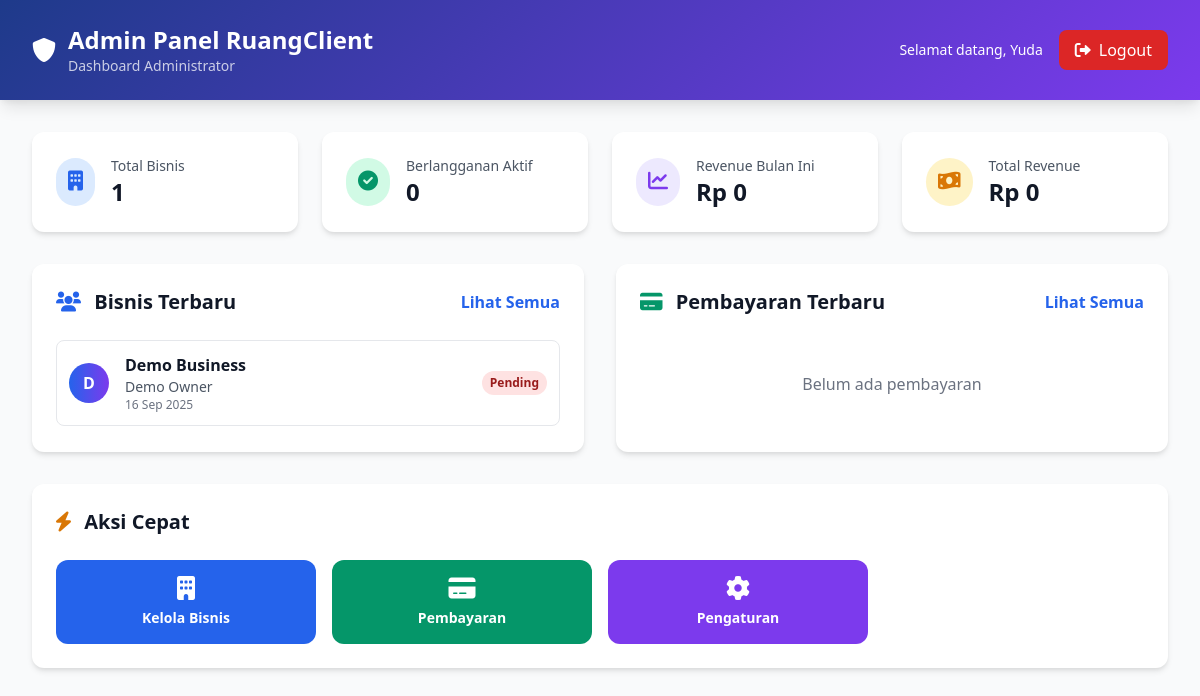
The page /admin/index.php (signed in) on the database its author committed.
### tables this page shows
CREATE TABLE business_owners (
    id INT AUTO_INCREMENT PRIMARY KEY,
    username VARCHAR(100) UNIQUE NOT NULL,
    email VARCHAR(255) UNIQUE NOT NULL,
    password VARCHAR(255) NOT NULL,
    business_name VARCHAR(255) NOT NULL,
    owner_name VARCHAR(255) NOT NULL,
    phone VARCHAR(20),
    address TEXT,
    profile_image VARCHAR(255),
    is_active BOOLEAN DEFAULT TRUE,
    subscription_status ENUM('active', 'expired', 'pending') DEFAULT 'pending',
    subscription_expires_at DATETIME,
    midtrans_server_key VARCHAR(255),
    midtrans_client_key VARCHAR(255),
    created_at TIMESTAMP DEFAULT CURRENT_TIMESTAMP,
    updated_at TIMESTAMP DEFAULT CURRENT_TIMESTAMP ON UPDATE CURRENT_TIMESTAMP
);

### admin/index.php (the view, shortened to what this page needs)
<?php
$db = new Database();
$conn = $db->getConnection();
$stmt = $conn->prepare("SELECT * FROM admins WHERE id = ?");
$stmt->bind_param("i", $_SESSION['admin_id']);
$stmt->execute();
$admin = $stmt->get_result()->fetch_assoc();
$stats = [];
$result = $conn->query("SELECT COUNT(*) as total FROM business_owners");
$stats['total_businesses'] = $result->fetch_assoc()['total'];
$result = $conn->query("SELECT COUNT(*) as total FROM business_owners WHERE subscription_status = 'active'");
$stats['active_subscriptions'] = $result->fetch_assoc()['total'];
$result = $conn->query("SELECT SUM(amount) as total FROM subscriptions WHERE payment_status = 'paid'");
$stats['total_revenue'] = $result->fetch_assoc()['total'] ?? 0;
$result = $conn->query("SELECT SUM(amount) as total FROM subscriptions WHERE payment_status = 'paid' AND MONTH(payment_date) = MONTH(CURRENT_DATE) AND YEAR(payment_date) = YEAR(CURRENT_DATE)");
$stats['monthly_revenue'] = $result->fetch_assoc()['total'] ?? 0;
$result = $conn->query("SELECT * FROM business_owners ORDER BY created_at DESC LIMIT 5");
$recent_businesses = $result->fetch_all(MYSQLI_ASSOC);
$result = $conn->query("
    SELECT s.*, b.business_name, b.owner_name
    FROM subscriptions s
    JOIN business_owners b ON s.business_owner_id = b.id
    ORDER BY s.created_at DESC
    LIMIT 10
");
$recent_subscriptions = $result->fetch_all(MYSQLI_ASSOC);
?>
<!DOCTYPE html>
<html lang="id">
<head>
    <link href="https://cdn.jsdelivr.net/npm/tailwindcss@2.2.19/dist/tailwind.min.css" rel="stylesheet">
    <link rel="stylesheet" href="https://cdnjs.cloudflare.com/ajax/libs/font-awesome/6.0.0/css/all.min.css">
</head>
<body class="bg-gray-50 min-h-screen">
    <div class="gradient-bg text-white shadow-lg">
        <div class="max-w-7xl mx-auto px-4 sm:px-6 lg:px-8">
            <div class="flex justify-between items-center py-6">
                <div class="flex items-center">
                    <i class="fas fa-shield-alt text-2xl mr-3"></i>
                    <div>
                        <h1 class="text-2xl font-bold">Admin Panel RuangClient</h1>
                        <p class="text-sm opacity-75">Dashboard Administrator</p>
                    </div>
                </div>
                <div class="flex items-center space-x-4">
                    <span class="text-sm">Selamat datang, <?= htmlspecialchars($admin['name']) ?></span>
                    <a href="logout.php" class="bg-red-600 hover:bg-red-700 px-4 py-2 rounded-lg transition">
                        <i class="fas fa-sign-out-alt mr-2"></i>Logout
                    </a>
                </div>
            </div>
        </div>
    </div>
    <div class="max-w-7xl mx-auto px-4 sm:px-6 lg:px-8 py-8">
        <div class="grid grid-cols-1 md:grid-cols-2 lg:grid-cols-4 gap-6 mb-8">
            <div class="bg-white rounded-xl shadow-md p-6 stat-card">
                <div class="flex items-center">
                    <div class="p-3 rounded-full bg-blue-100 text-blue-600">
                        <i class="fas fa-building text-xl"></i>
                    </div>
                    <div class="ml-4">
                        <p class="text-sm text-gray-600">Total Bisnis</p>
                        <p class="text-2xl font-bold text-gray-900"><?= $stats['total_businesses'] ?></p>
                    </div>
                </div>
            </div>
            <div class="bg-white rounded-xl shadow-md p-6 stat-card">
                <div class="flex items-center">
                    <div class="p-3 rounded-full bg-green-100 text-green-600">
                        <i class="fas fa-check-circle text-xl"></i>
                    </div>
                    <div class="ml-4">
                        <p class="text-sm text-gray-600">Berlangganan Aktif</p>
                        <p class="text-2xl font-bold text-gray-900"><?= $stats['active_subscriptions'] ?></p>
                    </div>
                </div>
            </div>
            <div class="bg-white rounded-xl shadow-md p-6 stat-card">
                <div class="flex items-center">
                    <div class="p-3 rounded-full bg-purple-100 text-purple-600">
                        <i class="fas fa-chart-line text-xl"></i>
                    </div>
                    <div class="ml-4">
                        <p class="text-sm text-gray-600">Revenue Bulan Ini</p>
                        <p class="text-2xl font-bold text-gray-900">Rp <?= number_format($stats['monthly_revenue'], 0, ',', '.') ?></p>
                    </div>
                </div>
            </div>
            <div class="bg-white rounded-xl shadow-md p-6 stat-card">
                <div class="flex items-center">
                    <div class="p-3 rounded-full bg-yellow-100 text-yellow-600">
                        <i class="fas fa-money-bill-wave text-xl"></i>
                    </div>
                    <div class="ml-4">
                        <p class="text-sm text-gray-600">Total Revenue</p>
                        <p class="text-2xl font-bold text-gray-900">Rp <?= number_format($stats['total_revenue'], 0, ',', '.') ?></p>
                    </div>
                </div>
            </div>
        </div>
        <div class="grid grid-cols-1 lg:grid-cols-2 gap-8">
            <div class="bg-white rounded-xl shadow-md p-6">
                <div class="flex justify-between items-center mb-6">
                    <h2 class="text-xl font-bold text-gray-900">
                        <i class="fas fa-users text-blue-600 mr-2"></i>
                        Bisnis Terbaru
                    </h2>
                    <a href="businesses.php" class="text-blue-600 hover:text-blue-800 font-semibold">
                        Lihat Semua
                    </a>
                </div>
                <?php if ($recent_businesses): ?>
                    <div class="space-y-4">
                        <?php foreach ($recent_businesses as $business): ?>
                            <div class="flex items-center p-3 border border-gray-200 rounded-lg hover:bg-gray-50">
                                <div class="w-10 h-10 bg-gradient-to-r from-blue-600 to-purple-600 rounded-full flex items-center justify-center text-white font-bold">
                                    <?= strtoupper(substr($business['business_name'], 0, 1)) ?>
                                </div>
                                <div class="ml-4 flex-1">
                                    <div class="font-semibold text-gray-900"><?= htmlspecialchars($business['business_name']) ?></div>
                                    <div class="text-sm text-gray-600"><?= htmlspecialchars($business['owner_name']) ?></div>
                                    <div class="text-xs text-gray-500"><?= date('d M Y', strtotime($business['created_at'])) ?></div>
                                </div>
                                <span class="px-2 py-1 text-xs font-semibold rounded-full <?= $business['subscription_status'] === 'active' ? 'bg-green-100 text-green-800' : 'bg-red-100 text-red-800' ?>">
                                    <?= ucfirst($business['subscription_status']) ?>
                                </span>
                            </div>
                        <?php endforeach; ?>
                    </div>
                <?php else: ?>
                    <p class="text-gray-500 text-center py-8">Belum ada bisnis terdaftar</p>
                <?php endif; ?>
            </div>
            <div class="bg-white rounded-xl shadow-md p-6">
                <div class="flex justify-between items-center mb-6">
                    <h2 class="text-xl font-bold text-gray-900">
                        <i class="fas fa-credit-card text-green-600 mr-2"></i>
                        Pembayaran Terbaru
                    </h2>
                    <a href="subscriptions.php" class="text-blue-600 hover:text-blue-800 font-semibold">
                        Lihat Semua
                    </a>
                </div>
                <?php if ($recent_subscriptions): ?>
                    <div class="space-y-4 max-h-96 overflow-y-auto">
                        <?php foreach ($recent_subscriptions as $subscription): ?>
                            <div class="flex items-center justify-between p-3 border border-gray-200 rounded-lg">
                                <div class="flex-1">
                                    <div class="font-semibold text-gray-900"><?= htmlspecialchars($subscription['business_name']) ?></div>
                                    <div class="text-sm text-gray-600"><?= htmlspecialchars($subscription['owner_name']) ?></div>
                                    <div class="text-xs text-gray-500"><?= date('d M Y H:i', strtotime($subscription['created_at'])) ?></div>
                                </div>
                                <div class="text-right">
                                    <div class="font-bold text-gray-900">Rp <?= number_format($subscription['amount'], 0, ',', '.') ?></div>
                                    <span class="px-2 py-1 text-xs font-semibold rounded-full <?= $subscription['payment_status'] === 'paid' ? 'bg-green-100 text-green-800' : ($subscription['payment_status'] === 'pending' ? 'bg-yellow-100 text-yellow-800' : 'bg-red-100 text-red-800') ?>">
                                        <?= ucfirst($subscription['payment_status']) ?>
                                    </span>
                                </div>
                            </div>
                        <?php endforeach; ?>
                    </div>
                <?php else: ?>
                    <p class="text-gray-500 text-center py-8">Belum ada pembayaran</p>
                <?php endif; ?>
            </div>
        </div>
        <div class="mt-8 bg-white rounded-xl shadow-md p-6">
            <h2 class="text-xl font-bold text-gray-900 mb-6">
                <i class="fas fa-bolt text-yellow-600 mr-2"></i>
                Aksi Cepat
            </h2>
            <div class="grid grid-cols-2 md:grid-cols-4 gap-4">
                <a href="businesses.php" class="p-4 bg-blue-600 text-white rounded-xl text-center font-semibold hover:bg-blue-700 transition">
                    <i class="fas fa-building text-2xl mb-2 block"></i>
                    <div class="text-sm">Kelola Bisnis</div>
                </a>
                <a href="subscriptions.php" class="p-4 bg-green-600 text-white rounded-xl text-center font-semibold hover:bg-green-700 transition">
                    <i class="fas fa-credit-card text-2xl mb-2 block"></i>
                    <div class="text-sm">Pembayaran</div>
                </a>
                <a href="settings.php" class="p-4 bg-purple-600 text-white rounded-xl text-center font-semibold hover:bg-purple-700 transition">
                    <i class="fas fa-cog text-2xl mb-2 block"></i>
                    <div class="text-sm">Pengaturan</div>
                </a>
                <a href="reports.php" class="p-4 bg-orange-600 text-white rounded-xl text-center font-semibold hover:bg-orange-700 transition">
                    <i class="fas fa-chart-bar text-2xl mb-2 block"></i>
                    <div class="text-sm">Laporan</div>
                </a>
            </div>
        </div>
    </div>
</body>
</html>

### admin/index.php (style rules this page uses)
.gradient-bg { background: linear-gradient(135deg, #1e3a8a 0%, #7c3aed 100%); }
.stat-card { transition: transform 0.2s ease; }

### rows shown on the page
business_owners: business_name "D", business_name "Demo Business", owner_name "Demo Owner", created_at "16 Sep 2025", subscription_status "Pending"

### other values the page prints
$admin['name'] "Yuda"
$stats['total_businesses'] "1"
$stats['active_subscriptions'] "0"
$stats['monthly_revenue'] "0"
$stats['total_revenue'] "0"
